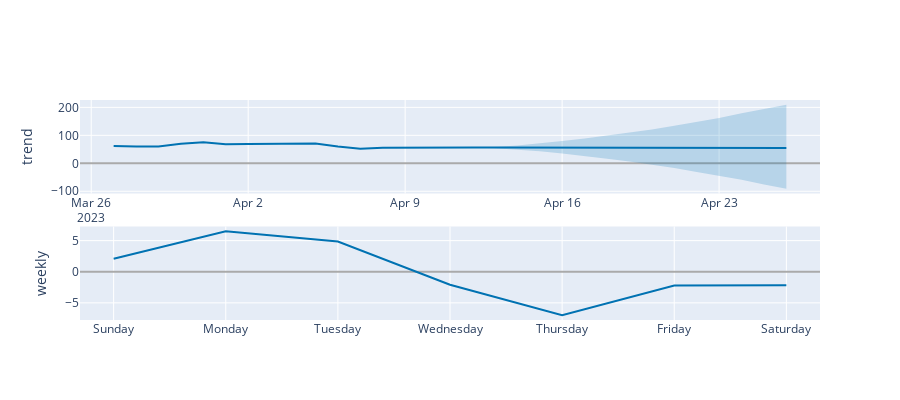

Write notebook code for a chart like this one.
### Code cell
# forcast 4
plot_components_plotly(m, temp2Weekforecast)
